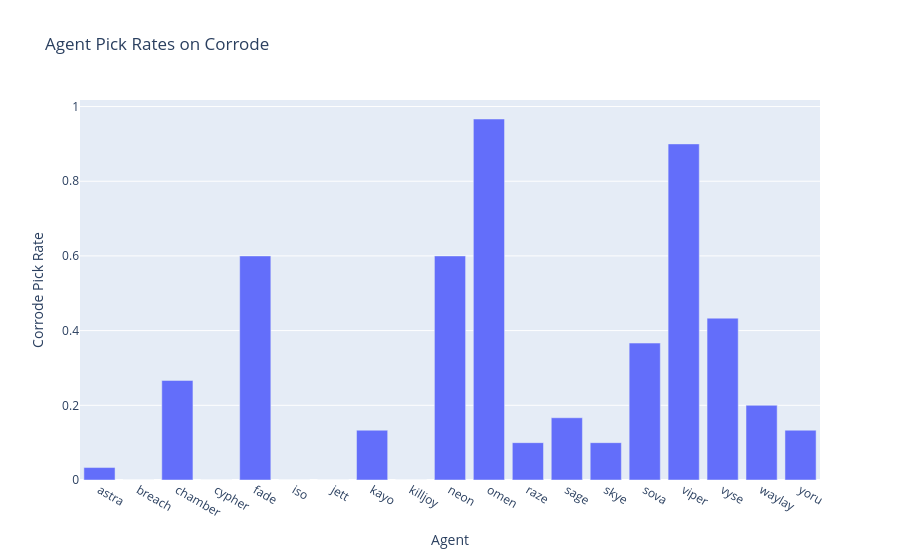

The notebook cell this image was saved under:
### Code cell
bar_corrode_agents.show()

### Figure 1 — Plotly figure (JSON) as saved in the notebook; plotly's stock layout.template omitted (floating-point values rounded to 4 significant figures)
{"data": [{"hovertemplate": "Agent=%{x}<br>Corrode Pick Rate=%{y}<extra></extra>", "legendgroup": "", "marker": {"color": "#636efa", "pattern": {"shape": ""}}, "name": "", "orientation": "v", "showlegend": false, "textposition": "auto", "type": "bar", "x": ["astra", "breach", "chamber", "cypher", "fade", "iso", "jett", "kayo", "killjoy", "neon", "omen", "raze", "sage", "skye", "sova", "viper", "vyse", "waylay", "yoru"], "xaxis": "x", "y": [0.03333, 0.0, 0.2667, 0.0, 0.6, 0.0, 0.0, 0.1333, 0.0, 0.6, 0.9667, 0.1, 0.1667, 0.1, 0.3667, 0.9, 0.4333, 0.2, 0.1333], "yaxis": "y"}], "layout": {"barmode": "relative", "legend": {"tracegroupgap": 0}, "title": {"text": "Agent Pick Rates on Corrode"}, "xaxis": {"anchor": "y", "domain": [0, 1], "title": {"text": "Agent"}}, "yaxis": {"anchor": "x", "domain": [0, 1], "title": {"text": "Corrode Pick Rate"}}}}
